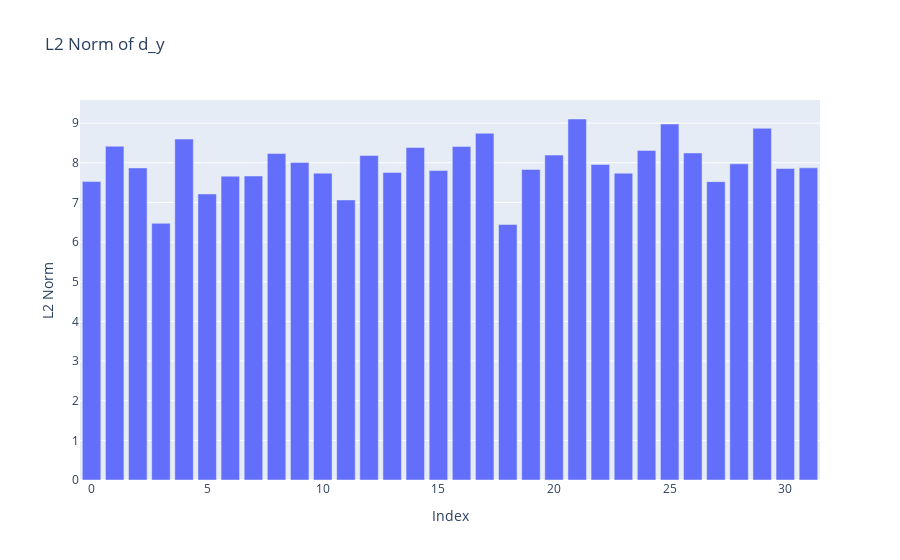

Write notebook code for a chart like this one.
### Code cell
# plot the L2 norm of each of the 32 vectors in d_y
l2_norms = []
for i in range(32):
    l2_norms.append(np.linalg.norm(input_outputs["0"]['d_y'][i][0]))
    
fig = go.Figure(data=[go.Bar(x=np.arange(32), y=l2_norms)])
fig.update_layout(title_text=f"L2 Norm of d_y")
fig.update_xaxes(title_text="Index")
fig.update_yaxes(title_text="L2 Norm")
fig.show()

### Figure 1 — Plotly figure (JSON) as saved in the notebook; plotly's stock layout.template omitted (floating-point values rounded to 4 significant figures)
{"data": [{"type": "bar", "x": [0, 1, 2, 3, 4, 5, 6, 7, 8, 9, 10, 11, 12, 13, 14, 15, 16, 17, 18, 19, 20, 21, 22, 23, 24, 25, 26, 27, 28, 29, 30, 31], "y": [7.526, 8.417, 7.871, 6.474, 8.598, 7.214, 7.663, 7.666, 8.232, 8.008, 7.738, 7.063, 8.185, 7.756, 8.385, 7.805, 8.413, 8.744, 6.444, 7.833, 8.194, 9.104, 7.956, 7.738, 8.311, 8.978, 8.248, 7.524, 7.974, 8.869, 7.856, 7.872]}], "layout": {"title": {"text": "L2 Norm of d_y"}, "xaxis": {"title": {"text": "Index"}}, "yaxis": {"title": {"text": "L2 Norm"}}}}
